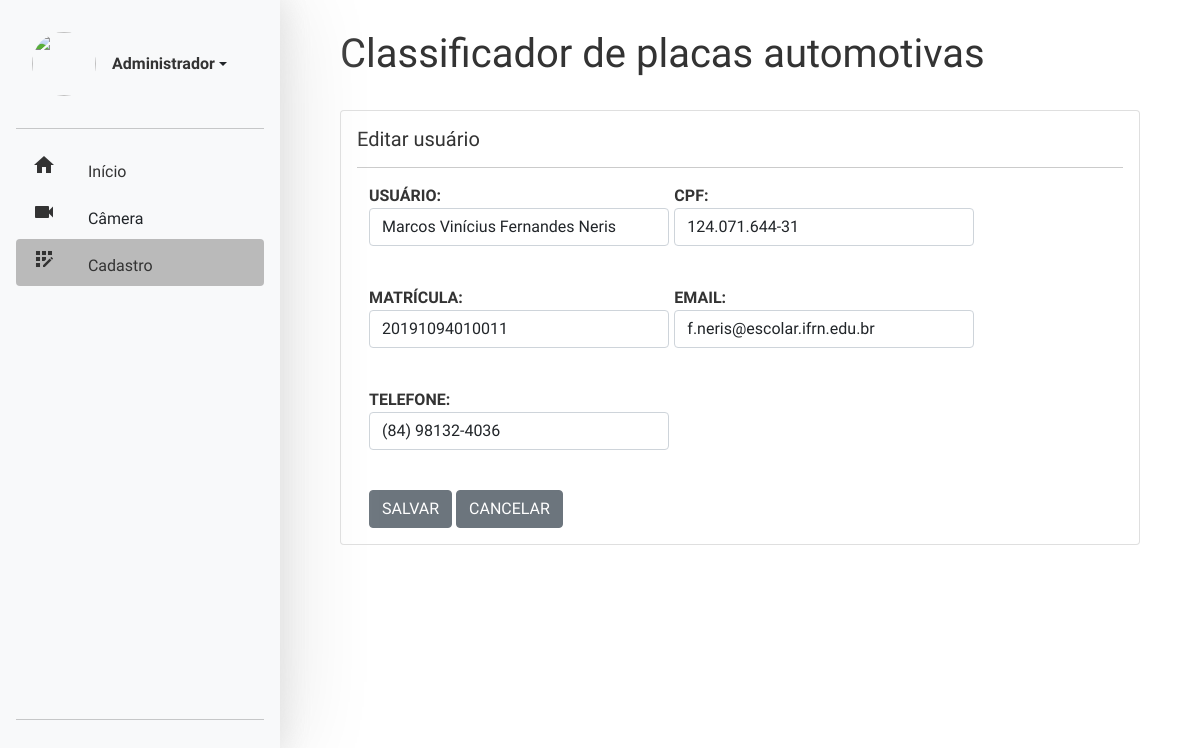
The app's page /reg/user_edit/35 with its own data.
### register/models.py (models this page shows, shortened)
class user(models.Model):
    username = models.CharField(max_length = 100, verbose_name = 'USUÁRIO')
    cpf = models.CharField(max_length = 14, verbose_name = 'CPF')
    enrollment = models.CharField(max_length = 14, verbose_name = 'MATRÍCULA')
    email = models.EmailField(max_length = 70, verbose_name = 'E-MAIL')
    phone = models.CharField(max_length = 15, verbose_name = 'TELEFONE')

### register/views.py (the view, shortened to what this page needs)
# urls.py: path('user_edit/<int:user_pk>', views.user_edit, name='UserEdit'),
def user_edit(request, user_pk):
    user_obj = user.objects.get(pk = user_pk)
    form = FormUser(request.POST or None, instance = user_obj)
    template_name = 'user_edit.html'
    context = {
        'user_obj': user_obj,
        'form': form
    }
    return render(request, template_name, context)

### register/forms.py
class FormUser(forms.ModelForm):
    class Meta:
        model = user
        exclude = ()
        widgets = {
            'username': forms.TextInput(attrs={'class': 'form-control', 'autofocus': '', 'style': 'width: 300px'}),
            'cpf': forms.TextInput(attrs={'class': 'form-control', 'placeholder': '111.222.333-44', 'pattern' : '[0-9]{3}\.[0-9]{3}\.[0-9]{3}-[0-9]{2}', 'autocomplete':'off', 'onkeyup': 'cpf_mask()', 'style': 'width: 300px'}),
            'enrollment': forms.TextInput(attrs={'class': 'form-control', 'autocomplete':'off', 'style': 'width: 300px'}),
            'email': forms.EmailInput(attrs={'class': 'form-control', 'autocomplete':'off', 'style': 'width: 300px'}),
            'phone': forms.TextInput(attrs={'class': 'form-control', 'placeholder': '(11) 22222-3333', 'onkeyup': 'phone_mask()', 'onfocus': 'phone_mask_focus()', 'onBlur': 'phone_mask_blur()', 'autocomplete':'off', 'style': 'width: 300px'})
        }

### register/templates/user_edit.html (shortened to what this page needs)
{% extends "layout/base.html" %}
{% load static %}
{% block 'head' %}
<link rel="stylesheet" href="{% static 'css/user_edit.css' %}">
{% endblock %}
{% block 'body' %}
<div class="card">
    <div class="card-body">
        <h5>Editar usuário</h5>
        <hr>
        <form action="{% url 'UserEdit' user_obj.id %}" method="POST" style="padding-bottom: 0px;">
            <div class="container">
                <div class="row form-group">
                    <div class="col-12 col-lg-4" style="margin-right: 50px;">
                        <label for="id_username" class="labels">USUÁRIO:</label>
                        {{ form.username}}
                    </div>
                    <div class="col-12 col-lg-4">
                        <label for="id_cpf" class="labels">CPF:</label>
                        {{ form.cpf}}
                    </div>
                </div>
                <div class="row form-group">
                    <div class="col-12 col-lg-4" style="margin-right: 50px;">
                        <label for="id_enrollment" class="labels">MATRÍCULA:</label>
                        {{ form.enrollment}}
                    </div>
                    <div class="col-12 col-lg-4">
                        <label for="id_email" class="labels">EMAIL:</label>
                        {{ form.email}}
                    </div>
                </div>
                <div class="row form-group">
                    <div class="col-12 col-lg-4">
                        <label for="id_phone" class="labels">TELEFONE:</label>
                        {{ form.phone}}
                    </div>
                </div>
                <button type="submit" class="btn btn-secondary">SALVAR</button>
                <a href="{% url 'UserList' %}" class="btn btn-secondary">CANCELAR</a>
        </form>
    </div>
</div>
{% endblock %}

### register/static/css/user_edit.css (style rules this page uses)
* { box-sizing: border-box; font-family: 'Noto Sans Mono', monospace; font-family: 'Quicksand', sans-serif; color: #333333; }
body { background: #fafafa; height: 100vh; width: 100%; justify-content: center; color: #333333; }
h5 { font-size: 30px; font-weight: bold; margin-top: 90px; color: #333333; }
h5 { margin-top: 30px; }
form { padding-bottom: 50px; }
.form-group { margin-bottom: 40px; }
.labels { font-weight: bold; }

### records on screen
user: username "Marcos Vinícius Fernandes Neris", cpf "124.071.644-31", enrollment "20191094010011", email "f.neris@escolar.ifrn.edu.br", phone "(84) 98132-4036"
